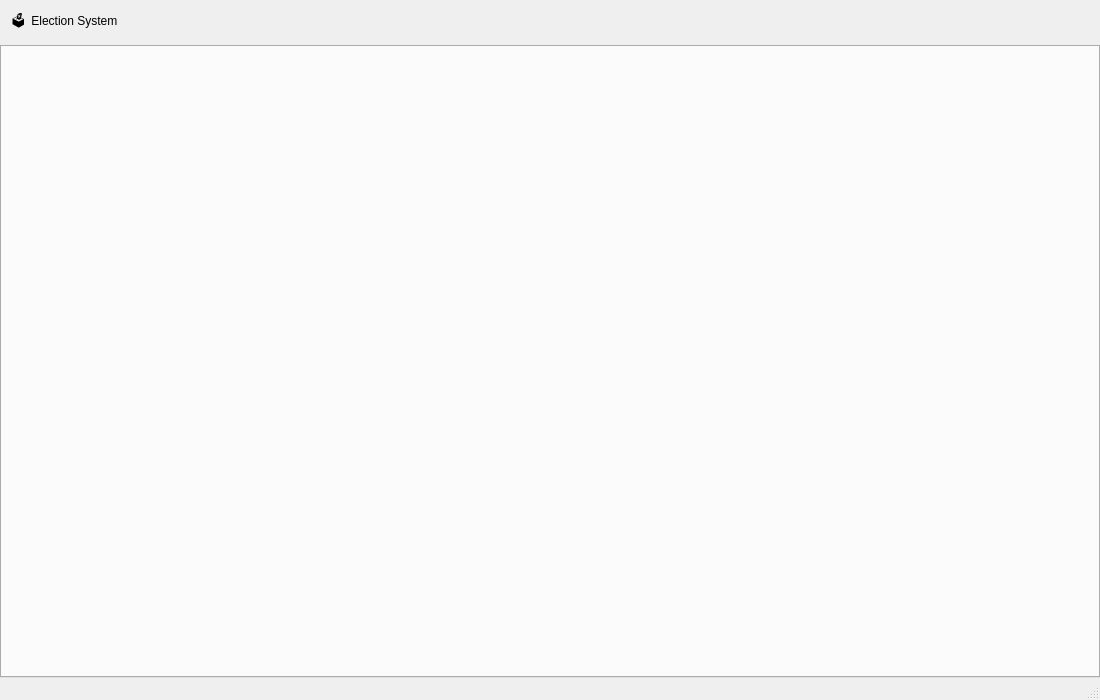
<?xml version="1.0" encoding="UTF-8"?>
<ui version="4.0">
 <class>MainWindow</class>
 <widget class="QMainWindow" name="MainWindow">
  <property name="geometry">
   <rect>
    <x>0</x>
    <y>0</y>
    <width>1100</width>
    <height>700</height>
   </rect>
  </property>
  <property name="minimumSize">
   <size>
    <width>1100</width>
    <height>700</height>
   </size>
  </property>
  <property name="windowTitle">
   <string>Election System — DSA Mini Project</string>
  </property>
  <widget class="QWidget" name="centralWidget">
   <layout class="QVBoxLayout" name="centralLayout">
    <property name="spacing">
     <number>0</number>
    </property>
    <property name="margin" stdset="0">
     <number>0</number>
    </property>
    <item>
     <widget class="QFrame" name="headerBar">
      <property name="frameShape">
       <enum>QFrame::Shape::NoFrame</enum>
      </property>
      <layout class="QHBoxLayout" name="headerLayout">
       <property name="margin" stdset="0">
        <number>12</number>
       </property>
       <item>
        <widget class="QLabel" name="appTitle">
         <property name="text">
          <string>🗳  Election System</string>
         </property>
        </widget>
       </item>
       <item>
        <widget class="QLabel" name="appSubtitle">
         <property name="text">
          <string/>
         </property>
        </widget>
       </item>
      </layout>
     </widget>
    </item>
    <item>
     <widget class="QTabWidget" name="tabWidget">
      <property name="tabPosition">
       <enum>QTabWidget::TabPosition::North</enum>
      </property>
      <property name="documentMode">
       <bool>false</bool>
      </property>
     </widget>
    </item>
   </layout>
  </widget>
  <widget class="QStatusBar" name="statusBar"/>
 </widget>
 <resources/>
 <connections/>
</ui>
